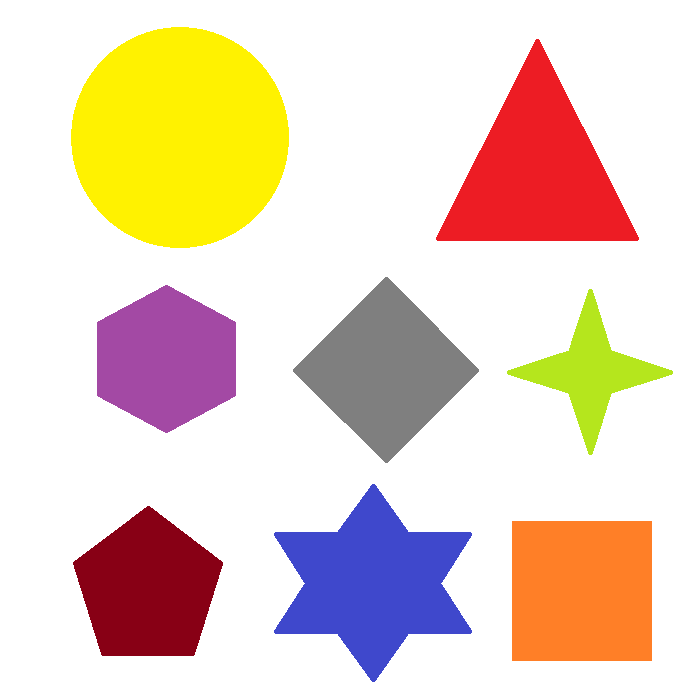
#> input picture images/shapes_image.png, 700 x 700 px
$ python Edges_detection.py
#> lines starting #> are read from the running program, lines starting #| are printed output that depends on the picture; after the words box and inside, x2 and y2 are one past the last pixel; in counts of white or black regions, pixels touching at a corner belong together
import cv2 as cv

img = cv.imread('../../images/shapes_image.png')
#> img is the input picture: shape (700, 700, 3); mean B, G, R 196.6, 212.4, 233.6
cv.imshow('img', img)
cv.waitKey(0)
grayscale_img = cv.cvtColor(img, cv.COLOR_BGR2GRAY)
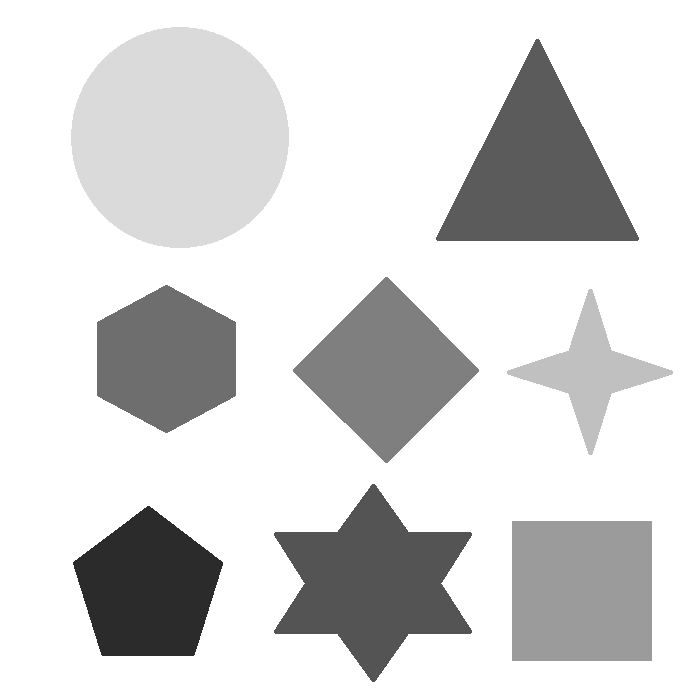
#> grayscale_img: shape (700, 700); min 43, max 255, mean 216.9
cv.imshow('gray_scale', grayscale_img)
cv.waitKey(0)
# detecting Edges in the gray scale images
edges_img = cv.Canny(grayscale_img, 30, 200)
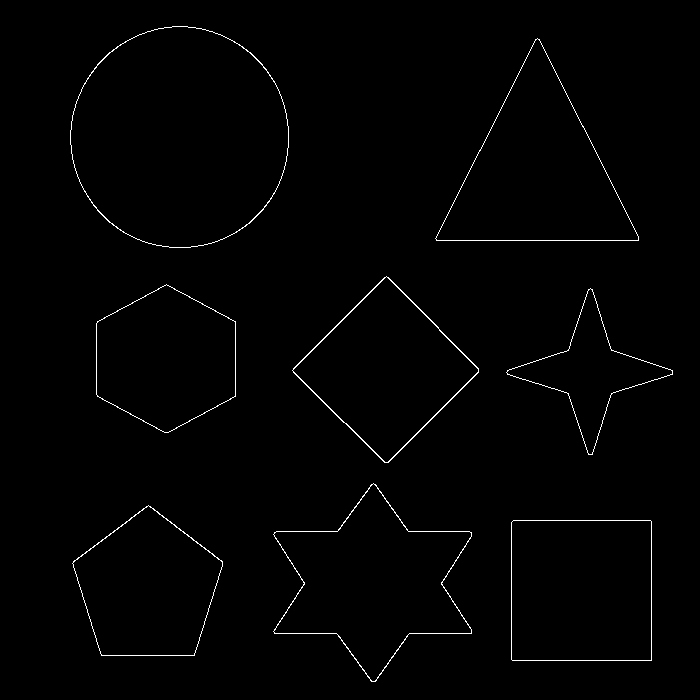
#> edges_img: shape (700, 700); 0.99% white in thin lines or dots, all inside (x1, y1, x2, y2) = (70, 26, 673, 682)
cv.imshow("edges", edges_img)
cv.waitKey(0)
